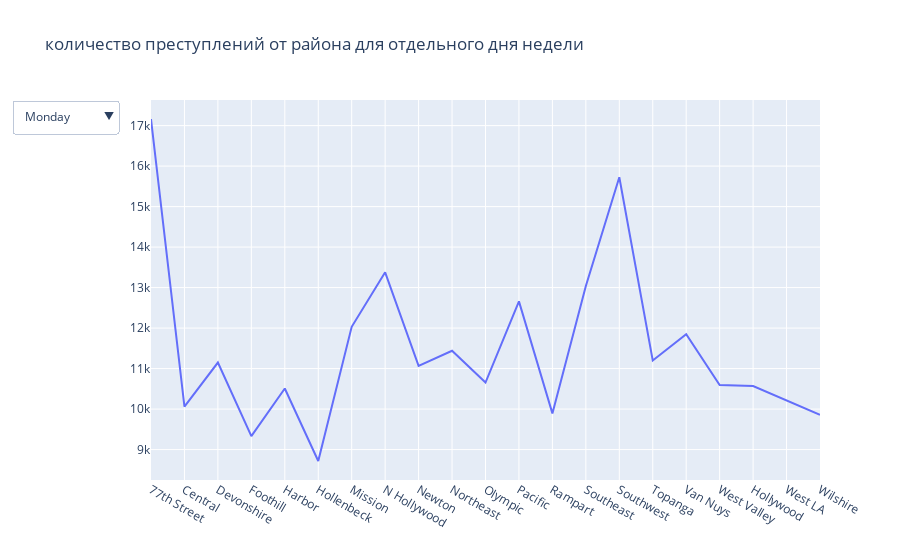

Notebook source saved alongside this figure:
### Code cell
#количество преступлений от района для отдельного дня недели.
traces8_2 = []
for day in df2.columns:
    traces8_2.append(
        go.Scatter(
            x=df2[day].index,
            y=df2[day].values,
            name = day, 
            visible = (day == 'Monday'))
    )   
buttons8_2 = []
counter = 0
for i in df2.columns:
    buttons8_2.append(dict(
        args=['visible', [False]*counter + [True] + [False]*(len(df2.columns)-1)],
        label=i, 
        method='restyle'
    ))
    counter += 1
layout8_2 = go.Layout(title='количество преступлений от района для отдельного дня недели', 
                   updatemenus=list([dict(x=-0.05, y=1, yanchor='top', buttons=buttons8_2)]))

fig8_2 = {'data': traces8_2, 'layout': layout8_2}
offline.iplot(fig8_2, show_link=False)

### Figure 1 — Plotly figure (JSON) as saved in the notebook; plotly's stock layout.template omitted (floating-point values rounded to 4 significant figures)
{"data": [{"name": "Monday", "type": "scatter", "visible": true, "x": ["77th Street", "Central", "Devonshire", "Foothill", "Harbor", "Hollenbeck", "Mission", "N Hollywood", "Newton", "Northeast", "Olympic", "Pacific", "Rampart", "Southeast", "Southwest", "Topanga", "Van Nuys", "West Valley", "Hollywood", "West LA", "Wilshire"], "y": [17163, 10060, 11149, 9333, 10509, 8718, 12031, 13377, 11069, 11440, 10655, 12659, 9894, 13040, 15724, 11201, 11847, 10594, 10568, 10204, 9859]}, {"name": "Tuesday", "type": "scatter", "visible": false, "x": ["77th Street", "Central", "Devonshire", "Foothill", "Harbor", "Hollenbeck", "Mission", "N Hollywood", "Newton", "Northeast", "Olympic", "Pacific", "Rampart", "Southeast", "Southwest", "Topanga", "Van Nuys", "West Valley", "Hollywood", "West LA", "Wilshire"], "y": [16480, 9965, 11162, 8969, 10354, 8525, 11998, 12931, 10774, 11409, 10693, 12609, 9859, 12655, 15428, 11098, 11352, 10555, 10145, 10196, 9841]}, {"name": "Wednesday", "type": "scatter", "visible": false, "x": ["77th Street", "Central", "Devonshire", "Foothill", "Harbor", "Hollenbeck", "Mission", "N Hollywood", "Newton", "Northeast", "Olympic", "Pacific", "Rampart", "Southeast", "Southwest", "Topanga", "Van Nuys", "West Valley", "Hollywood", "West LA", "Wilshire"], "y": [16749, 9908, 11327, 9236, 10555, 8489, 11976, 13289, 10969, 11628, 10619, 12779, 9891, 12583, 15453, 11208, 11623, 10645, 10295, 10473, 9890]}, {"name": "Thursday", "type": "scatter", "visible": false, "x": ["77th Street", "Central", "Devonshire", "Foothill", "Harbor", "Hollenbeck", "Mission", "N Hollywood", "Newton", "Northeast", "Olympic", "Pacific", "Rampart", "Southeast", "Southwest", "Topanga", "Van Nuys", "West Valley", "Hollywood", "West LA", "Wilshire"], "y": [16127, 10205, 11383, 8959, 10499, 8367, 11745, 12903, 10964, 11570, 10667, 12576, 9965, 12412, 15354, 11313, 11680, 10261, 10514, 10512, 9858]}, {"name": "Friday", "type": "scatter", "visible": false, "x": ["77th Street", "Central", "Devonshire", "Foothill", "Harbor", "Hollenbeck", "Mission", "N Hollywood", "Newton", "Northeast", "Olympic", "Pacific", "Rampart", "Southeast", "Southwest", "Topanga", "Van Nuys", "West Valley", "Hollywood", "West LA", "Wilshire"], "y": [17625, 11220, 12834, 10158, 11753, 9630, 13110, 13829, 12089, 12508, 11472, 13804, 10888, 13272, 16626, 12300, 12658, 11293, 11975, 11359, 10751]}, {"name": "Saturday", "type": "scatter", "visible": false, "x": ["77th Street", "Central", "Devonshire", "Foothill", "Harbor", "Hollenbeck", "Mission", "N Hollywood", "Newton", "Northeast", "Olympic", "Pacific", "Rampart", "Southeast", "Southwest", "Topanga", "Van Nuys", "West Valley", "Hollywood", "West LA", "Wilshire"], "y": [16825, 11275, 10891, 9208, 11081, 8917, 12287, 13189, 12144, 11892, 10696, 12812, 10477, 12683, 15791, 11150, 10985, 9778, 12373, 9465, 9383]}, {"name": "Sunday", "type": "scatter", "visible": false, "x": ["77th Street", "Central", "Devonshire", "Foothill", "Harbor", "Hollenbeck", "Mission", "N Hollywood", "Newton", "Northeast", "Olympic", "Pacific", "Rampart", "Southeast", "Southwest", "Topanga", "Van Nuys", "West Valley", "Hollywood", "West LA", "Wilshire"], "y": [16791, 10192, 10043, 8969, 10452, 9125, 12060, 12493, 11556, 10908, 10566, 12136, 10530, 12416, 14809, 10184, 10473, 9163, 11869, 8535, 8819]}], "layout": {"title": {"text": "количество преступлений от района для отдельного дня недели"}, "updatemenus": [{"buttons": [{"args": ["visible", [true, false, false, false, false, false, false]], "label": "Monday", "method": "restyle"}, {"args": ["visible", [false, true, false, false, false, false, false, false]], "label": "Tuesday", "method": "restyle"}, {"args": ["visible", [false, false, true, false, false, false, false, false, false]], "label": "Wednesday", "method": "restyle"}, {"args": ["visible", [false, false, false, true, false, false, false, false, false, false]], "label": "Thursday", "method": "restyle"}, {"args": ["visible", [false, false, false, false, true, false, false, false, false, false, false]], "label": "Friday", "method": "restyle"}, {"args": ["visible", [false, false, false, false, false, true, false, false, false, false, false, false]], "label": "Saturday", "method": "restyle"}, {"args": ["visible", [false, false, false, false, false, false, true, false, false, false, false, false, false]], "label": "Sunday", "method": "restyle"}], "x": -0.05, "y": 1, "yanchor": "top"}]}}
